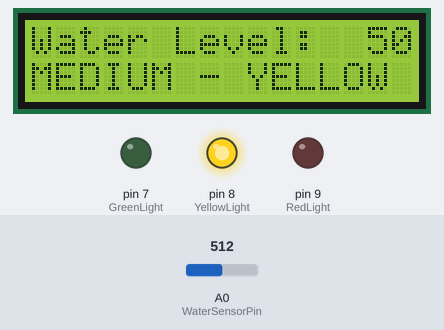
This sketch was run on a simulated Arduino Uno, built with avr-gcc and run on an emulated ATmega328P. Parts: 16×2 character LCD, output pins drawn as LEDs (lit = HIGH). The test bench sets the inputs (shaded band); at power-on: A0 (WaterSensorPin) = 512. What the sketch prints to the serial monitor is not drawn.

Above: at 3.2 s.
3.3 s: A0 (WaterSensorPin) set to 527
At 6.2 s:
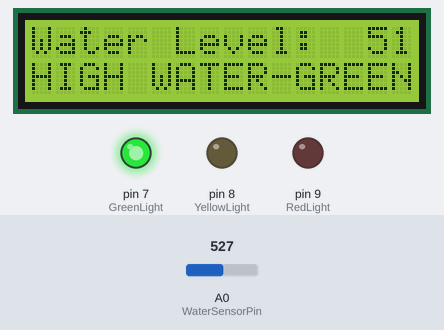
6.3 s: A0 (WaterSensorPin) set to 716
At 6.89 s:
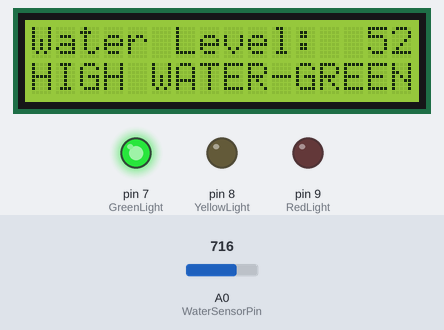
8.2 s: A0 (WaterSensorPin) set to 900
At 14.1 s:
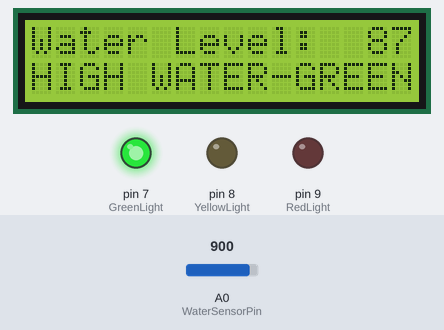
Timing chart, 0 to 15.6 s (numbered marks = the images above; inputs shaded):
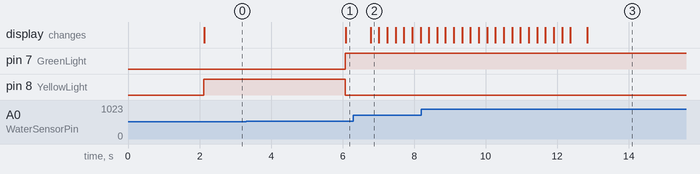

Measured:
- the behaviour switches between 526 and 527 on A0 (WaterSensorPin) (found by bisection; images 0 and 1)
- after the input at 3.3 s, pin 7 (GreenLight): LOW → HIGH after 2.8 s; pin 8 (YellowLight): HIGH → LOW after 2.8 s; the display: changes after 2.8 s (image 1)
- after the input at 6.3 s, the display: changes after 0.48 s (image 2)

The sketch:

Arduino_water_level_indicator_project.ino
```cpp
#include <LiquidCrystal_I2C.h>

#define FILTER_SIZE 20

// LCD Configuration
LiquidCrystal_I2C lcd(0x27, 16, 2);

// Water Sensor
const int WaterSensorPin = A0;

// Traffic Light Module
const int RedLight = 9;
const int YellowLight = 8;
const int GreenLight = 7;

// Buzzer
const int Buzzer = 2;

// Sensor Calibration
// Replace with actual sensor readings
const int EMPTY_RAW = 0;
const int FULL_RAW = 1023;

// Filter Function
int Filter(int sensorValue);

// Traffic Light Control
void setLights(bool red, bool yellow, bool green) {
  digitalWrite(RedLight, red ? HIGH : LOW);
  digitalWrite(YellowLight, yellow ? HIGH : LOW);
  digitalWrite(GreenLight, green ? HIGH : LOW);
}

void setup() {

  Serial.begin(9600);

  // LCD Setup
  lcd.init();
  lcd.backlight();
  lcd.clear();

  // Traffic Light Setup
  pinMode(RedLight, OUTPUT);
  pinMode(YellowLight, OUTPUT);
  pinMode(GreenLight, OUTPUT);

  // Buzzer Setup
  pinMode(Buzzer, OUTPUT);

  // Initially OFF
  setLights(false, false, false);
  noTone(Buzzer);

  lcd.setCursor(2, 0);
  lcd.print("Kodex Academy");
  lcd.setCursor(3, 1);
  lcd.print("Water Level");

  delay(2000);
  lcd.clear();
}

void loop() {

  // Read Water Sensor
  int sensorValue = analogRead(WaterSensorPin);

  // Filter Sensor Reading
  int filteredValue = Filter(sensorValue);

  // Calculate Water Percentage
  int waterLevel = map(
    filteredValue,
    EMPTY_RAW,
    FULL_RAW,
    0,
    100
  );

  waterLevel = constrain(waterLevel, 0, 100);

  // Serial Monitor
  Serial.print("Sensor Value: ");
  Serial.print(filteredValue);

  Serial.print(" | Water Level: ");
  Serial.print(waterLevel);
  Serial.println("%");

  // LCD First Line
  lcd.setCursor(0, 0);
  lcd.print("Water Level: ");

  if (waterLevel < 100) lcd.print(" ");
  if (waterLevel < 10) lcd.print(" ");

  lcd.print(waterLevel);
  lcd.print("%");

  // CONDITION 1: 0% TO 10%
  // RED LIGHT + BUZZER ON

  if (waterLevel <= 10) {

    setLights(true, false, false);

    tone(Buzzer, 1000);

    lcd.setCursor(0, 1);
    lcd.print("LOW WATER - RED ");

  }

  // CONDITION 2: ABOVE 10% TO 50%
  // YELLOW LIGHT + BUZZER OFF

  else if (waterLevel <= 50) {

    setLights(false, true, false);

    noTone(Buzzer);

    lcd.setCursor(0, 1);
    lcd.print("MEDIUM - YELLOW ");

  }

  // CONDITION 3: ABOVE 50% TO 100%
  // GREEN LIGHT + BUZZER OFF

  else {

    setLights(false, false, true);

    noTone(Buzzer);

    lcd.setCursor(0, 1);
    lcd.print("HIGH WATER-GREEN");

  }

  delay(200);
}

// MOVING AVERAGE FILTER

int Filter(int sensorValue) {

  static int analogArray[FILTER_SIZE] = {0};
  static int count = 0;

  int filteredValue = 0;

  // Shift Previous Readings
  for (int i = 0; i < FILTER_SIZE - 1; i++) {
    analogArray[i] = analogArray[i + 1];
  }

  // Store New Reading
  analogArray[FILTER_SIZE - 1] = sensorValue;

  if (count < FILTER_SIZE) {
    count++;
  }

  // Calculate Average
  for (int i = FILTER_SIZE - count; i < FILTER_SIZE; i++) {
    filteredValue += analogArray[i];
  }

  return filteredValue / count;
}
```
